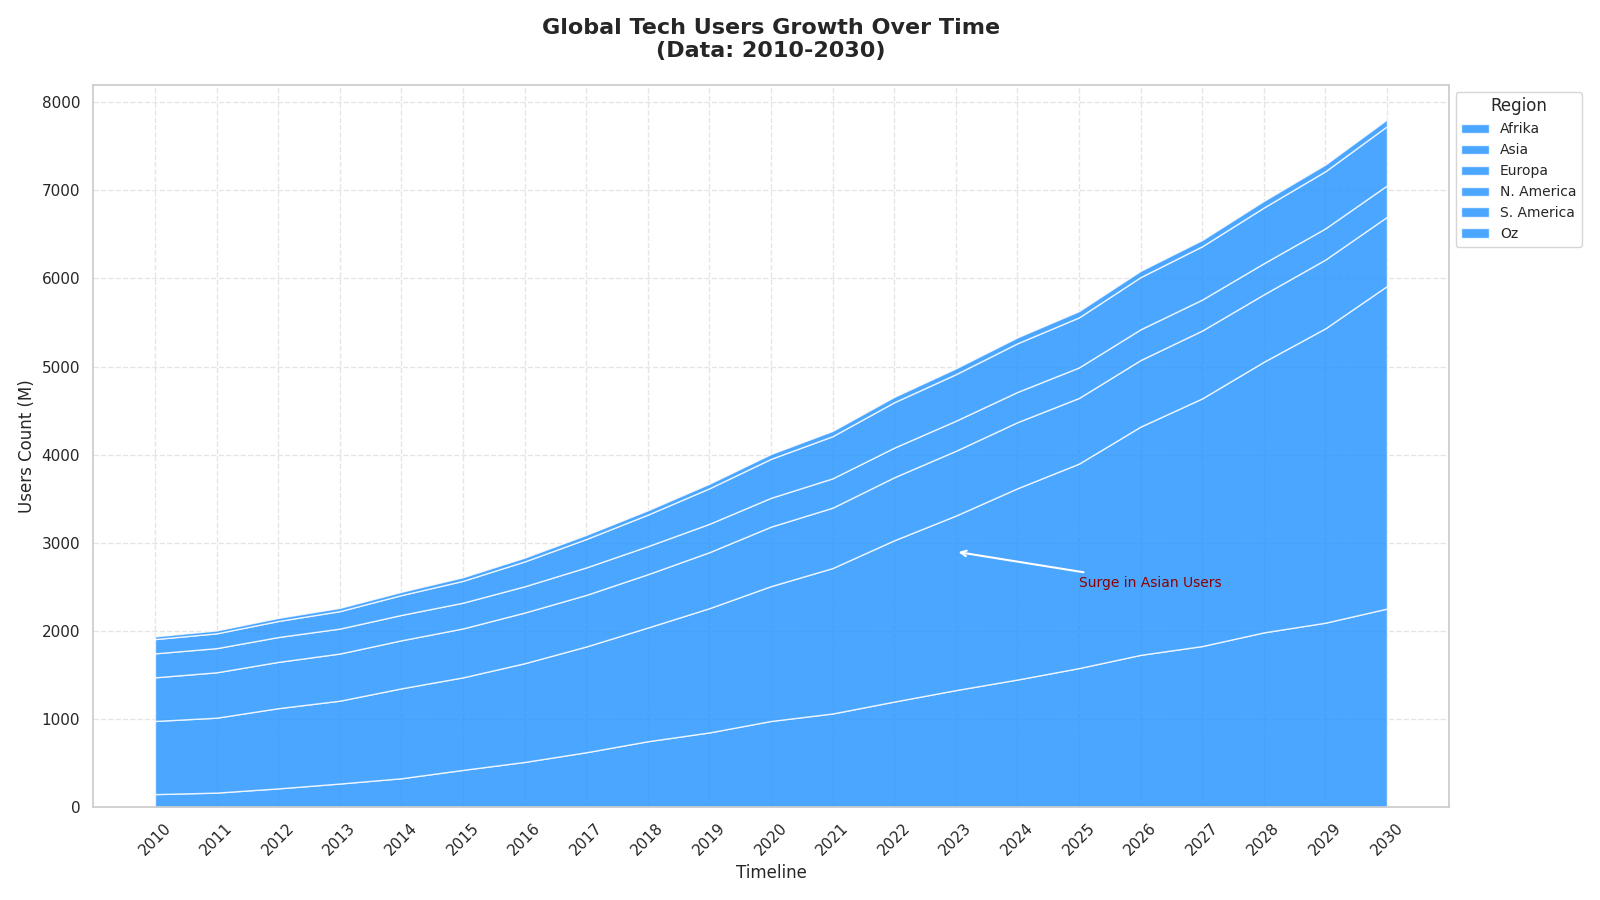

Python code for this plot:
import matplotlib.pyplot as plt
import numpy as np

years = np.arange(2010, 2031)

africa_north_users = np.array([115, 125, 160, 175, 215, 260, 320, 370, 445, 475, 525, 565, 625, 675, 735, 795, 855, 905, 995, 1035, 1095])
africa_south_users = np.array([35, 42, 55, 95, 115, 165, 195, 255, 305, 375, 455, 500, 575, 655, 715, 785, 875, 925, 990, 1060, 1160])
asia_users = np.array([830, 850, 910, 940, 1020, 1050, 1120, 1200, 1290, 1410, 1530, 1650, 1830, 1980, 2170, 2320, 2590, 2810, 3070, 3340, 3660])
europe_users = np.array([495, 515, 525, 535, 545, 555, 575, 585, 605, 635, 675, 685, 715, 735, 750, 745, 755, 770, 765, 780, 785])
north_america_users = np.array([272, 274, 282, 283, 288, 292, 298, 312, 318, 322, 327, 333, 336, 341, 343, 346, 349, 351, 353, 354, 356])
south_america_users = np.array([162, 168, 182, 198, 225, 248, 282, 322, 358, 403, 442, 478, 515, 528, 552, 568, 592, 605, 632, 648, 672])
australia_users = np.array([31, 33, 35, 37, 37, 41, 43, 47, 49, 52, 55, 60, 61, 66, 67, 71, 71, 71, 75, 76, 77])

africa_users = africa_north_users + africa_south_users

single_color = '#1E90FF'

plt.figure(figsize=(16, 9))

plt.stackplot(years, africa_users, asia_users, europe_users, north_america_users, south_america_users, australia_users, 
              labels=['Afrika', 'Asia', 'Europa', 'N. America', 'S. America', 'Oz'], colors=[single_color]*6, alpha=0.8)

plt.title('Global Tech Users Growth Over Time\n(Data: 2010-2030)', fontsize=16, fontweight='bold', pad=20)
plt.xlabel('Timeline', fontsize=12)
plt.ylabel('Users Count (M)', fontsize=12)

plt.legend(title='Region', title_fontsize=12, fontsize=10, loc='upper left', bbox_to_anchor=(1, 1))
plt.grid(True, linestyle='--', alpha=0.5)
plt.xticks(years, rotation=45)

plt.annotate('Surge in Asian Users', xy=(2023, 2900), xytext=(2025, 2500), 
             arrowprops=dict(arrowstyle='->', lw=1.5), fontsize=10, color='darkred')

plt.tight_layout()
plt.show()
